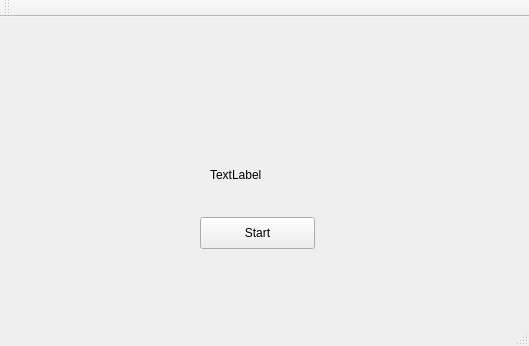
<?xml version="1.0" encoding="UTF-8"?>
<ui version="4.0">
 <class>MainWindow</class>
 <widget class="QMainWindow" name="MainWindow">
  <property name="geometry">
   <rect>
    <x>0</x>
    <y>0</y>
    <width>529</width>
    <height>346</height>
   </rect>
  </property>
  <property name="windowTitle">
   <string>MainWindow</string>
  </property>
  <widget class="QWidget" name="centralWidget">
   <widget class="QPushButton" name="startButton">
    <property name="geometry">
     <rect>
      <x>200</x>
      <y>200</y>
      <width>115</width>
      <height>32</height>
     </rect>
    </property>
    <property name="text">
     <string>Start</string>
    </property>
   </widget>
   <widget class="QLabel" name="label">
    <property name="geometry">
     <rect>
      <x>210</x>
      <y>150</y>
      <width>151</width>
      <height>16</height>
     </rect>
    </property>
    <property name="text">
     <string>TextLabel</string>
    </property>
   </widget>
  </widget>
  <widget class="QMenuBar" name="menuBar">
   <property name="geometry">
    <rect>
     <x>0</x>
     <y>0</y>
     <width>529</width>
     <height>22</height>
    </rect>
   </property>
  </widget>
  <widget class="QToolBar" name="mainToolBar">
   <attribute name="toolBarArea">
    <enum>TopToolBarArea</enum>
   </attribute>
   <attribute name="toolBarBreak">
    <bool>false</bool>
   </attribute>
  </widget>
  <widget class="QStatusBar" name="statusBar"/>
 </widget>
 <layoutdefault spacing="6" margin="11"/>
 <resources/>
 <connections/>
</ui>
